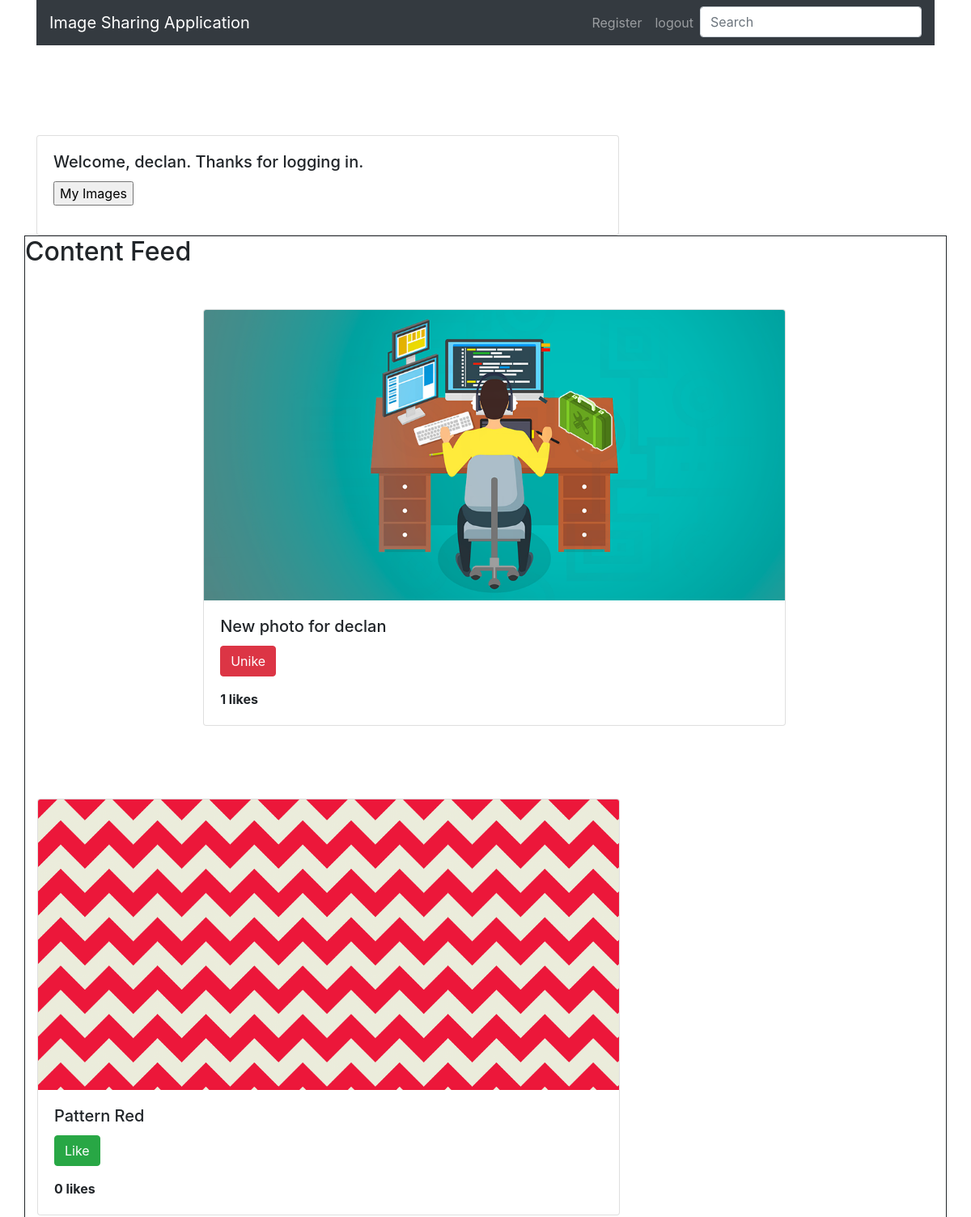
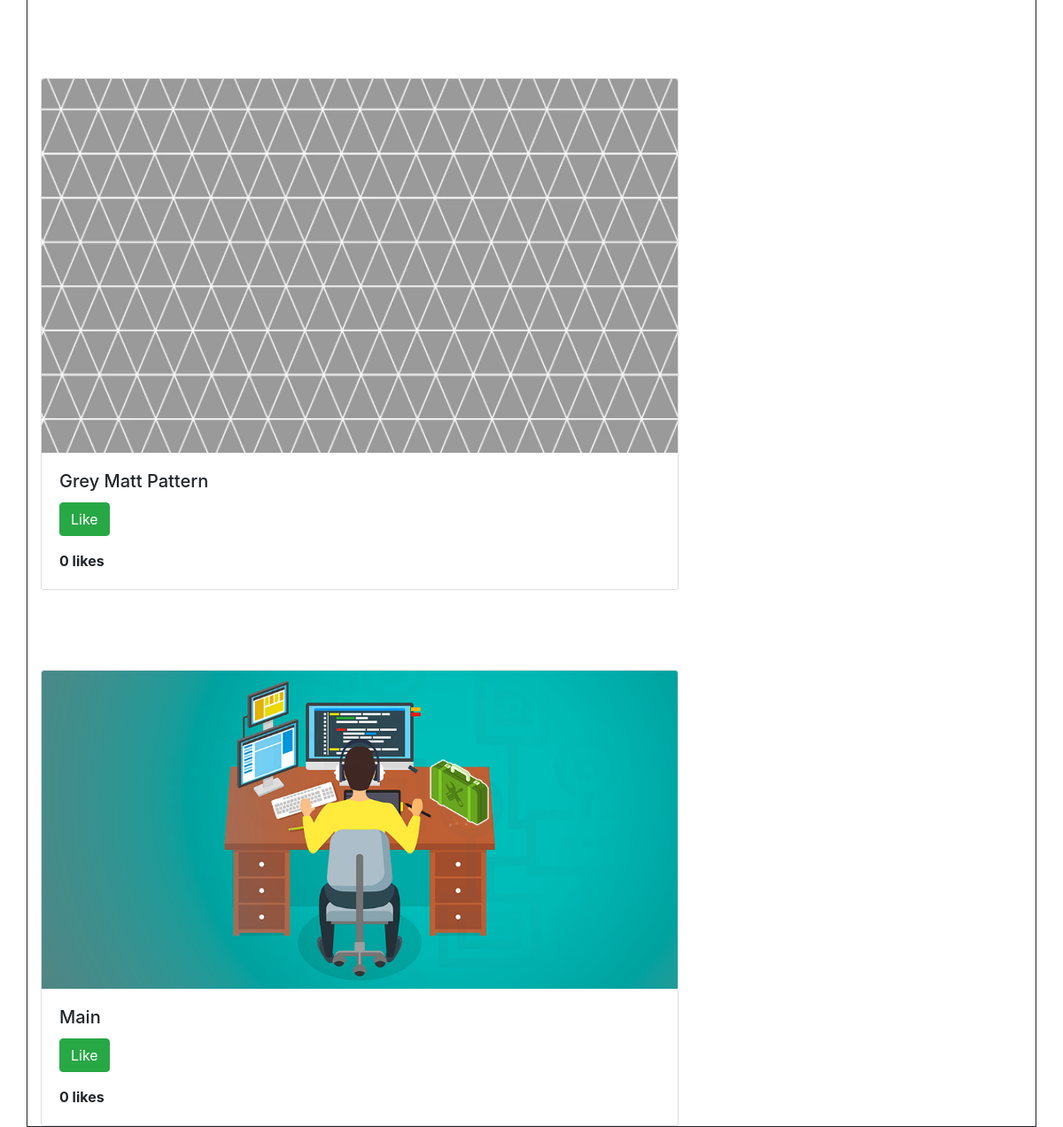
The page /posts/ (signed in) on the database its author committed (2 pictures, top to bottom).
### imageapi/models.py (models this page shows, shortened)
class Media(models.Model):
    caption = models.CharField(max_length=100)
    liked = models.ManyToManyField(User,default=None, blank=True)
    image = models.ImageField(upload_to='static/images', default='https://www.fillmurray.com/640/360')
    dateuploaded= models.DateTimeField(auto_now=True)
    author = models.ForeignKey(User, on_delete=models.CASCADE, related_name='author')

### imageapi/views.py (the view)
# urls.py: path('', MediaViewSet, name='post-list'),
def MediaViewSet(request):
    queryset = Media.objects.all().annotate(num_like=Count('liked')).order_by('-num_like')
    user = request.user
    context= {
    'queryset': queryset,
    'user': user,
    }
    return render(request, 'posts/main.html', context)

### imageapi/templates/posts/main.html (shortened to what this page needs)
{% extends 'core.html' %}
{% block body %}
<div class="container">
    <div class="card" style="width: 45rem; margin-top:10%;">
        <div class="card-body">
            {% if user.is_authenticated %}
                <h5 class="card-title">Welcome, {{ user.username }}. Thanks for logging in.</h5>
            {% else %}
                <h5 class="card-title">Welcome, new user. Please log in.</h5>
            {% endif %}
            <form action="gallery">
                <input type="submit" value="My Images" />
            </form>
        </div>
    </div>
        <div class="card-deck" style="border: 1px solid;">
            <h2>Content Feed</h2>
            {% for obj in queryset%}
            <div class="row">
                <div class="col-sm-6">
                    <div class="card" style="width: 45rem; margin-top:25%;">
                        {% load static %}<img class="card-img-top" src="{{obj.image.url }}">
                        <div class="card-body">
                        <h5 class="card-title">{{obj.caption}}</h5>
                        <form action="{% url 'posts:like-post'%}" method ='POST' class="ui form">
                            {% if user not in obj.liked.all %}
                                <button class="btn btn-success" type='submit'>Like</button>
                            {% else %}
                                <button class="btn btn-danger" type='submit'>Unike</button>
                            {% endif %}
                        </form>
                        <strong>{{obj.liked.all.count}} likes</strong>
                        </div>
                    </div>
                </div>
            </div>
            {% endfor%}
        </div>
</div>
{% endblock %}

### rows shown on the page
Media: image (picture), caption "New photo for declan", shows "Unike", liked.all.count "1"
Media: image (picture), caption "Pattern Red", shows "Like", liked.all.count "0"
Media: image (picture), caption "Grey Matt Pattern", shows "Like", liked.all.count "0"
Media: image (picture), caption "Main", shows "Like", liked.all.count "0"

### other values the page prints
{{ user.username }} "declan"
